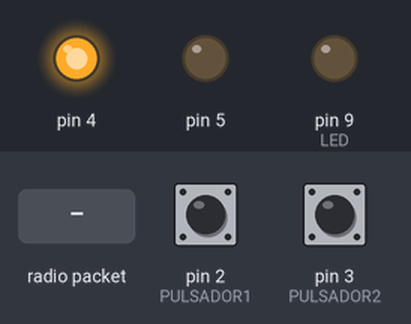
The sketch below on a simulated Arduino Uno, built for the host (arithmetic inside an expression is 32-bit, double 64-bit). Shown: output pins drawn as LEDs (lit = HIGH). Dashed ring = blinking. The inputs (shaded band) are chosen by the test bench; at power-on: pin 2 (PULSADOR1) HIGH, pin 3 (PULSADOR2) HIGH. Storage starts empty; no radio packets arrive unless stated.

Above: at 1.4 s.
1.5 s: radio packet "@" arrives
At 3.0 s:
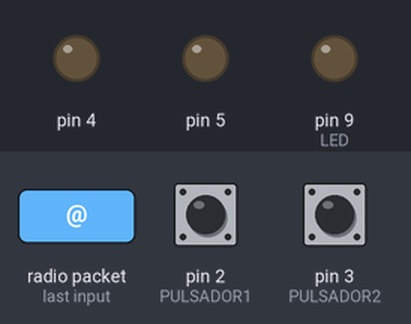
3.7 s: pin 2 (PULSADOR1) pulled LOW for 1 s
At 4.05 s:
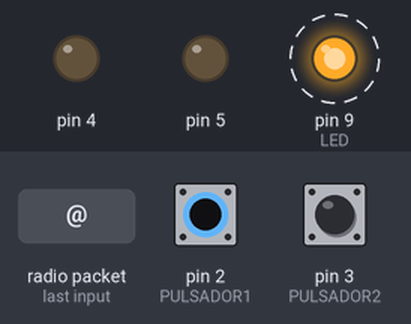
8.2 s: pin 3 (PULSADOR2) pulled LOW for 3.2 s
At 12.5 s:
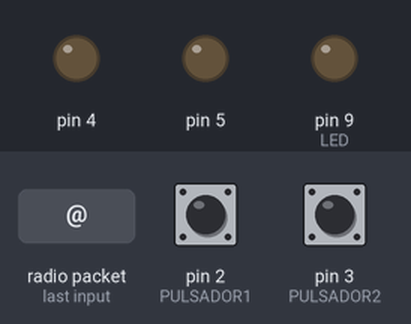
12.9 s: pin 2 (PULSADOR1) pulled LOW for 3.2 s
At 13.1 s:
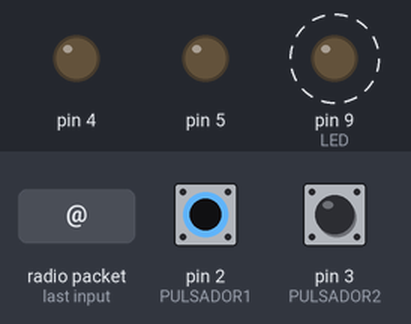
Timing chart, 0 to 17.5 s (numbered marks = the images above; inputs shaded):
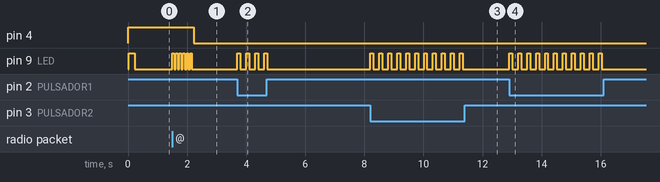

The sketch:

pinger_mas_definitivo.ino
```cpp
#include <SPI.h>
#include "RF24.h"
#include "SdFat.h"
#include "LowPower.h"

// SD chip select pin
const uint8_t chipSelect = 10;

// file system
SdFat SD;

// test file
SdFile file;

#define LED             9
#define PULSADOR1       2
#define PULSADOR2       3

/****************** User Config ***************************/
/***      Set this radio as radio number 0 or 1         ***/
bool radioNumber = 1;

/* Hardware configuration: Set up nRF24L01 radio on SPI bus plus pins 7 & 8 */
RF24 radio(A1,A2);
/**********************************************************/
                                                                           // Topology
byte addresses[][6] = {"1Node","2Node"};              // Radio pipe addresses for the 2 nodes to communicate.

// Role management: Set up role.  This sketch uses the same software for all the nodes
// in this system.  Doing so greatly simplifies testing.
typedef enum { role_ping_out = 1, role_pong_back } role_e;                 // The various roles supported by this sketch
const char* role_friendly_name[] = { "invalid", "Ping out", "Pong back"};  // The debug-friendly names of those roles
role_e role = role_pong_back;                                              // The role of the current running sketch

byte counter = 1;                                                          // A single byte to keep track of the data being sent back and forth

char data[32];
char str1[] = "lecturas_ponger1.txt";
char str2[] = "lecturas_ponger2.txt";
byte val1;
byte val2;

byte inByte;

byte cual_ponger = 1;
boolean bandera = true;
boolean primer_paquete = true;
boolean finalizado = false;

void conmutar_sd_nordic(boolean x){
  if (x==true){
      digitalWrite(5,HIGH);
      delay(2);
      if (!SD.begin(chipSelect, SD_SCK_MHZ(50))) {
          //Serial.print(F("ERROR DE SD"));
      }
      radio.begin();
      radio.setPALevel(RF24_PA_LOW);
      if(radioNumber){
          radio.openWritingPipe(addresses[1]);        // Both radios listen on the same pipes by default, but opposite addresses
          radio.openReadingPipe(1,addresses[0]);      // Open a reading pipe on address 0, pipe 1
      }else{
          radio.openWritingPipe(addresses[0]);
          radio.openReadingPipe(1,addresses[1]);
      }
      radio.startListening();                       // Start listening
  }else{
      digitalWrite(5,LOW);
  }
}

void setup(){

  digitalWrite(4,HIGH);
  pinMode(4, OUTPUT);

  //Serial.begin(9600);

  Serial.begin(115200);

  pinMode(5, OUTPUT);
  digitalWrite(5,LOW);
  //delay(500);    //1 seg

  pinMode(PULSADOR1,INPUT_PULLUP );
  pinMode(PULSADOR2,INPUT_PULLUP );
  pinMode(LED,OUTPUT);

  // Initialize at the highest speed supported by the board that is
  // not over 50 MHz. Try a lower speed if SPI errors occur.
  if (!SD.begin(chipSelect, SD_SCK_MHZ(50))) {
    //Serial.print(F("ERROR DE SD"));
    digitalWrite(LED,HIGH);
  }

  // Setup and configure radio

  radio.begin();

  //radio.enableAckPayload();                     // Allow optional ack payloads
  //radio.enableDynamicPayloads();                // Ack payloads are dynamic payloads

  if(radioNumber){
    radio.openWritingPipe(addresses[1]);        // Both radios listen on the same pipes by default, but opposite addresses
    radio.openReadingPipe(1,addresses[0]);      // Open a reading pipe on address 0, pipe 1
  }else{
    radio.openWritingPipe(addresses[0]);
    radio.openReadingPipe(1,addresses[1]);
  }
  radio.writeAckPayload(1,&counter,1);          // Pre-load an ack-paylod into the FIFO buffer for pipe 1
  radio.startListening();                       // Start listening
  //radio.printDetails();

  digitalWrite(LED,HIGH);
  delay(200);    //1 seg
  digitalWrite(LED,LOW);

}

void loop(void) {
byte datito;

  if (Serial.available() > 0) {
     inByte = Serial.read();
     if (inByte=='a'){
       File file;
       Serial.println(F("=============================================================================="));
       Serial.println(F("   INDICE      FECHA      HORA     TEMP1    HUM%   TEMP2  PRES  LCUT"));
       while (file.openNext(SD.vwd(), O_READ)) {
              while (file.available()) {                      // mientras no se haya llegado al final
                  datito = file.read();
                  if (datito != '@'){
                      Serial.write(datito);
                  }
              }
              file.close();
              Serial.println("#");
              Serial.println("");
              Serial.println(F("=============================================================================="));
              Serial.println(F("   INDICE      FECHA      HORA     TEMP1    HUM%   TEMP2  PRES  LCUT"));
     }
     Serial.println("@");
    }
  }


  val1 = digitalRead(2);
  val2 = digitalRead(3);
  if (val1 == LOW) {
      digitalWrite(LED,HIGH);
      delay(100);
      digitalWrite(LED,LOW);
      delay(200);
      cual_ponger = 1;
      bandera = false;
      finalizado = false;
    }
  if (val2 == LOW) {
      digitalWrite(LED,HIGH);
      delay(100);
      digitalWrite(LED,LOW);
      delay(200);
      cual_ponger = 2;
      bandera = false;
      finalizado = false;
    }


  if (bandera== false){
      radio.stopListening();
      //enviar comando via Nordic
      if (cual_ponger == 1){
          data[0] = '1';
      }
      else if (cual_ponger == 2){
          data[0] = '2';
      }
      radio.write(&data,32);
      radio.startListening();
      delay(1);
  }


  while( radio.available()){              // Read all available payloads
      bandera = true;
      radio.read(&data,32);
      if (primer_paquete == true){
        primer_paquete = false;
        if (cual_ponger == 1){
            digitalWrite(LED,HIGH);
            delay(60);
            digitalWrite(LED,LOW);
            delay(60);
            digitalWrite(LED,HIGH);
            delay(60);
            digitalWrite(LED,LOW);
            delay(60);
            digitalWrite(LED,HIGH);
            delay(60);
            digitalWrite(LED,LOW);
            delay(60);
        }
        if (cual_ponger == 2){
            digitalWrite(LED,HIGH);
            delay(350);
            digitalWrite(LED,LOW);
        }
      }

     for (int i=0; i <= 31 ; i++){
          if ((data[i] == '@') && (finalizado == false)) {
              if (cual_ponger == 1){
              digitalWrite(LED,HIGH);
              delay(60);
              digitalWrite(LED,LOW);
              delay(60);
              digitalWrite(LED,HIGH);
              delay(60);
              digitalWrite(LED,LOW);
              delay(60);
              digitalWrite(LED,HIGH);
              delay(60);
              digitalWrite(LED,LOW);
              delay(60);
              finalizado = true;
              primer_paquete = true;
              digitalWrite(4,LOW);
              }
              if (cual_ponger == 2){
              digitalWrite(LED,HIGH);
              delay(350);
              digitalWrite(LED,LOW);
              finalizado = true;
              primer_paquete = true;
              digitalWrite(4,LOW);
              }
          }
      }

      if (cual_ponger == 1){
          file.open(str1, O_RDWR | O_CREAT | O_AT_END);
            file.print(data);
            file.close();
      }
      else if (cual_ponger == 2){
               file.open(str2, O_RDWR | O_CREAT | O_AT_END);
            file.print(data);
            file.close();
     }
    }


}
```

Measured:
- after the input at 1.5 s, pin 4: HIGH → LOW after 0.72 s; pin 9 (LED): alternates HIGH for 0.06 s and LOW for 0.06 s, 12 changes in all, then stays LOW, starting at once
- after the input at 3.7 s, pin 9 (LED): alternates HIGH for 0.10 s and LOW for 0.20 s, 8 changes in all, then stays LOW, starting at once
- after the input at 8.2 s, pin 9 (LED): alternates HIGH for 0.10 s and LOW for 0.20 s, 22 changes in all, then stays LOW, starting at once
- after the input at 12.9 s, pin 9 (LED): alternates HIGH for 0.10 s and LOW for 0.20 s, 22 changes in all, then stays LOW, starting at once
